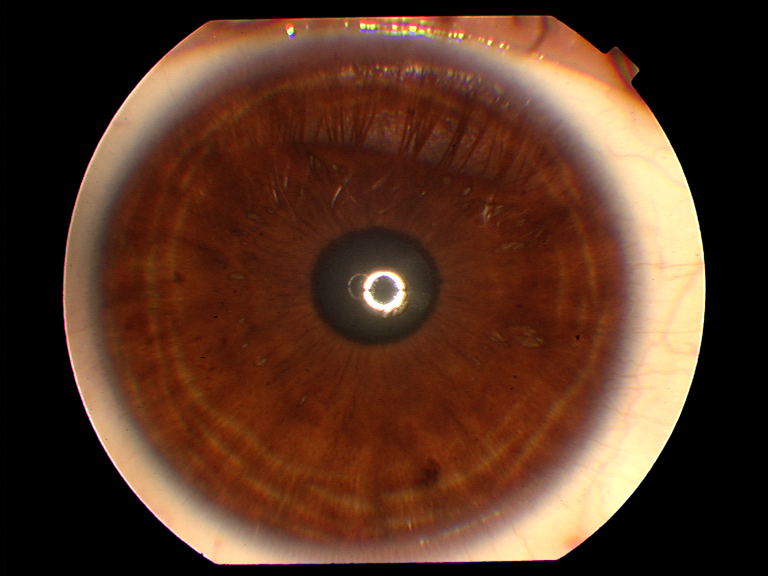
#> input picture media/images/001R_1.png, 768 x 576 px, found by its file name
$ python first.py
#> lines starting #> are read from the running program, lines starting #| are printed output that depends on the picture
import os
import cv2 as cv
import matplotlib.pyplot as plt
#print(type(cv))
#load image
image = cv.imread("001R_1.png")
#> image is the input picture: shape (576, 768, 3); mean B, G, R 35.8, 53.3, 86.7
#convert to grayscale image
gray_scale = cv.cvtColor(image, cv.COLOR_BGR2GRAY)
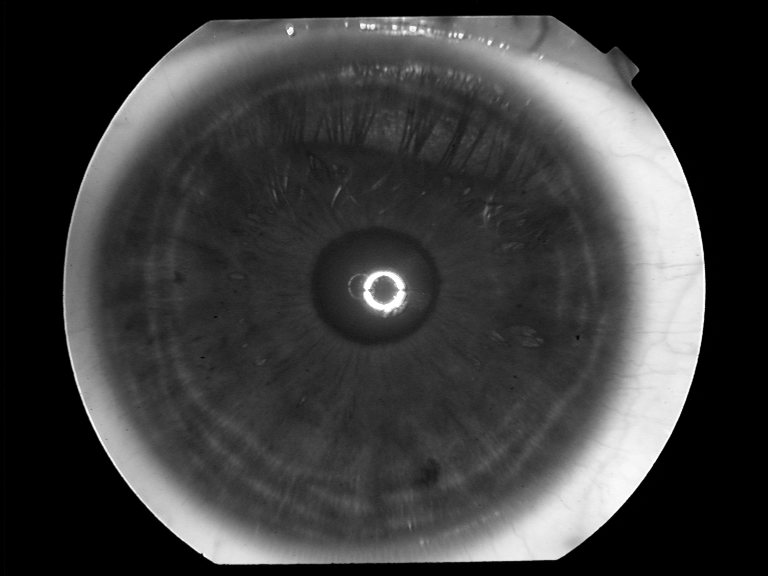
#> gray_scale: shape (576, 768); min 0, max 255, mean 61.3
#initialize SIFT object
sift = cv.SIFT_create()
#detect keypoints
keypoints, _descriptors = sift.detectAndCompute(gray_scale, None)
#> keypoints = 240 keypoints; strongest (x, y, size): (290, 30, 4.6), (404, 18, 2.8), (383, 290, 12.3), (205, 555, 2.2)
#draw keypoints
sift_image = cv.drawKeypoints(gray_scale, keypoints, None)
# print(keypoints)
###
# Extract keypoint properties
keypoint_sizes = [kp.size for kp in keypoints]
#> keypoint_sizes = 240 values, max 75.34 at index 212, min 1.8 at index 81, mean 4.21
keypoint_angles = [kp.angle for kp in keypoints]
#> keypoint_angles = 240 values, max 359.9 at index 0, min 0.0441 at index 122, mean 172

# Create histograms
plt.figure(figsize=(12, 6))

# Histogram for keypoint sizes
plt.subplot(1, 2, 1)  # 1 row, 2 columns, 1st subplot
plt.hist(keypoint_sizes, bins=20, color='blue', alpha=0.7)
plt.title("Histogram of Keypoint Sizes")
plt.xlabel("Size")
plt.ylabel("Frequency")

# Histogram for keypoint angles
plt.subplot(1, 2, 2)  # 1 row, 2 columns, 2nd subplot
plt.hist(keypoint_angles, bins=20, color='orange', alpha=0.7)
plt.title("Histogram of Keypoint Angles")
plt.xlabel("Angle (degrees)")
plt.ylabel("Frequency")

# Show the plots
plt.tight_layout()  # Adjusts subplot parameters for better spacing
plt.show()
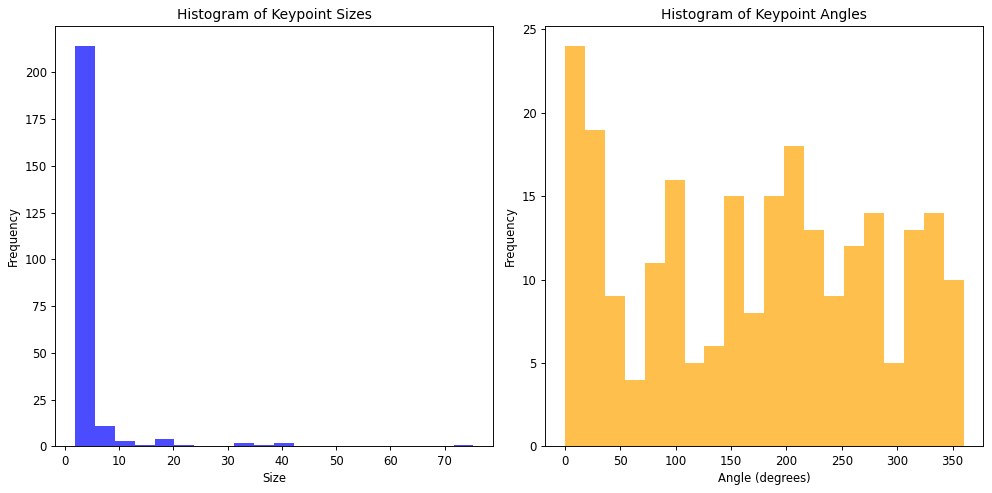
#> figure drawn by matplotlib, 2 panels; panel 1: tallest bar 214 high, from x = 1.8 to 5.48; panel 2: tallest bar 24 high, from x = 0.0441 to 18.04
###
# #show image
# cv.imshow("Features Imagage", sift_image)
# #hold the window
# cv.waitKey(0)

$ run again, with media/images/002R_3.png copied over media/images/001R_1.png
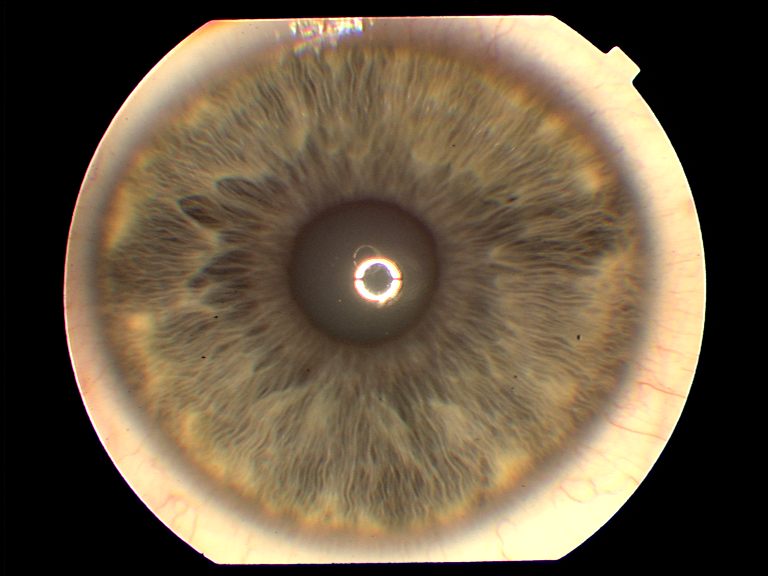
#> input picture media/images/002R_3.png, 768 x 576 px, found by its file name
#> image is the input picture: shape (576, 768, 3); mean B, G, R 67.3, 88.7, 104.3
#> keypoints = 272 keypoints; strongest (x, y, size): (616, 49, 5.2), (605, 79, 46), (635, 70, 7.2), (634, 70, 8.1)
#> `sift_image = cv.drawKeypoints(gray_scale, keypoints, None)`:
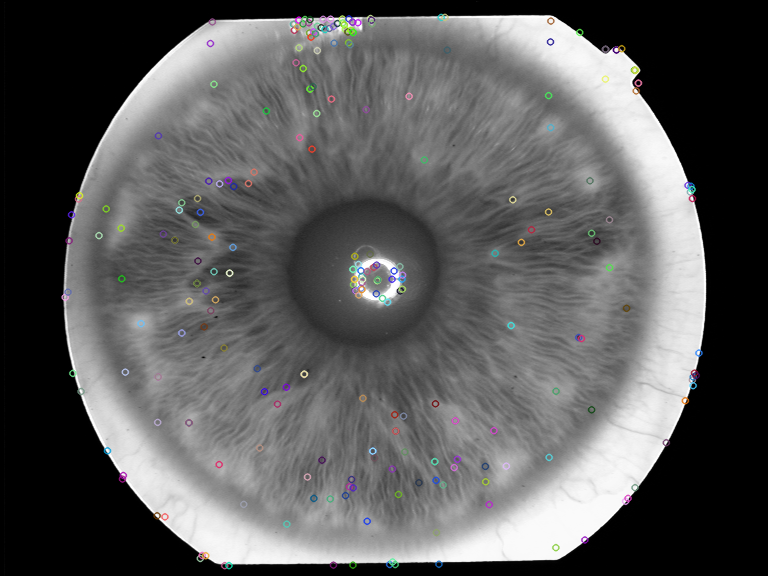
#> sift_image: shape (576, 768, 3); mean of channels 0, 1, 2 91, 90.9, 90.9; drawn as B, G, R
#> keypoint_sizes = 272 values, max 46.04 at index 240, min 1.8 at index 250, mean 8.81
#> keypoint_angles = 272 values, max 359.7 at index 0, min 1.34 at index 170, mean 180.8
#> `plt.show()`:
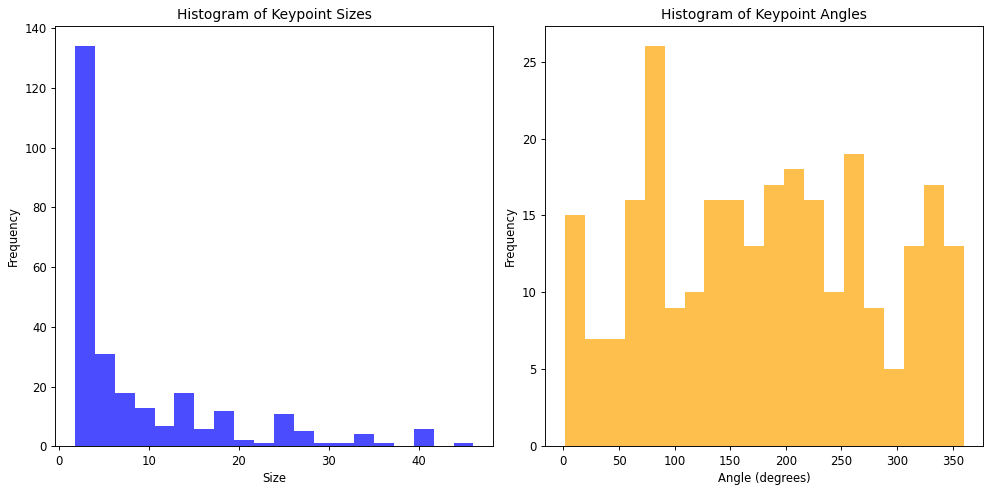
#> figure drawn by matplotlib, 2 panels; panel 1: tallest bar 134 high, from x = 1.8 to 4.01; panel 2: tallest bar 26 high, from x = 73.02 to 90.94

$ run again, with media/images/003R_3.png copied over media/images/001R_1.png
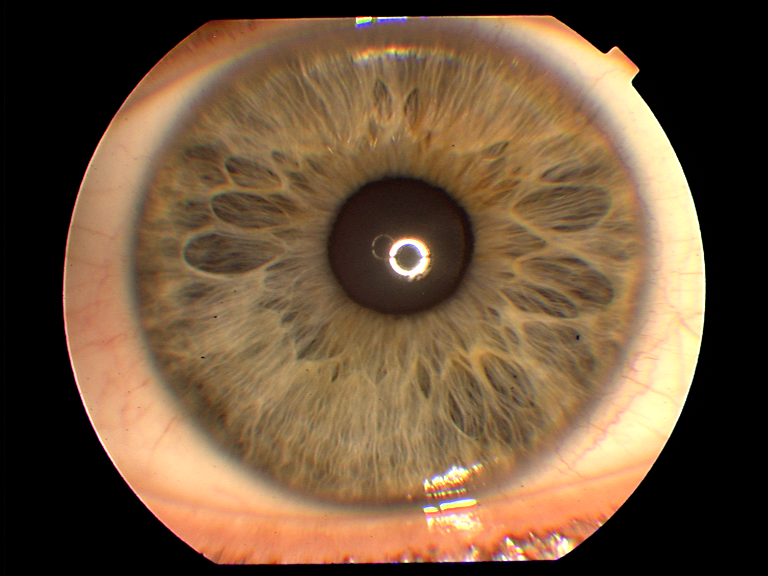
#> input picture media/images/003R_3.png, 768 x 576 px, found by its file name
#> image is the input picture: shape (576, 768, 3); mean B, G, R 59.5, 84.8, 110.5
#> keypoints = 546 keypoints; strongest (x, y, size): (359, 20, 5.2), (564, 547, 11.3), (521, 558, 4.2), (368, 19, 4.3)
#> `sift_image = cv.drawKeypoints(gray_scale, keypoints, None)`:
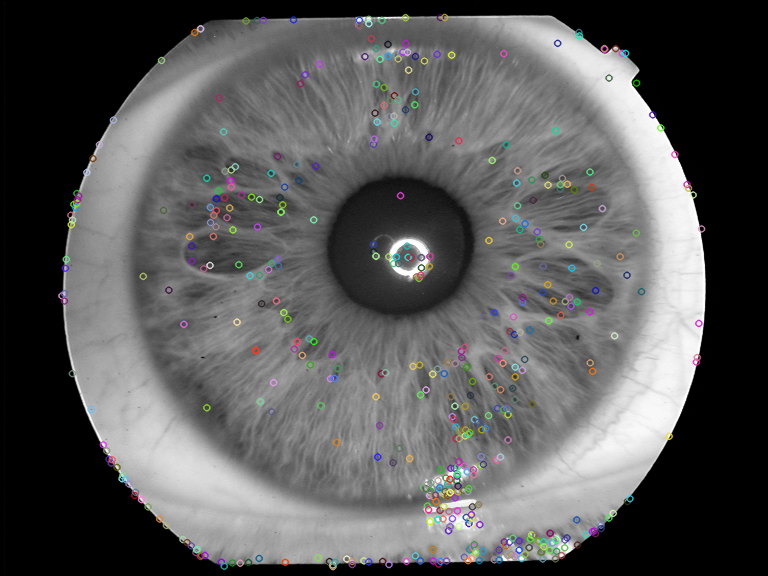
#> sift_image: shape (576, 768, 3); mean of channels 0, 1, 2 89.9, 89.9, 89.9; drawn as B, G, R
#> keypoint_sizes = 546 values, max 74.81 at index 63, min 1.8 at index 185, mean 6.12
#> keypoint_angles = 546 values, max 359.7 at index 201, min 0.0737 at index 376, mean 197
#> `plt.show()`:
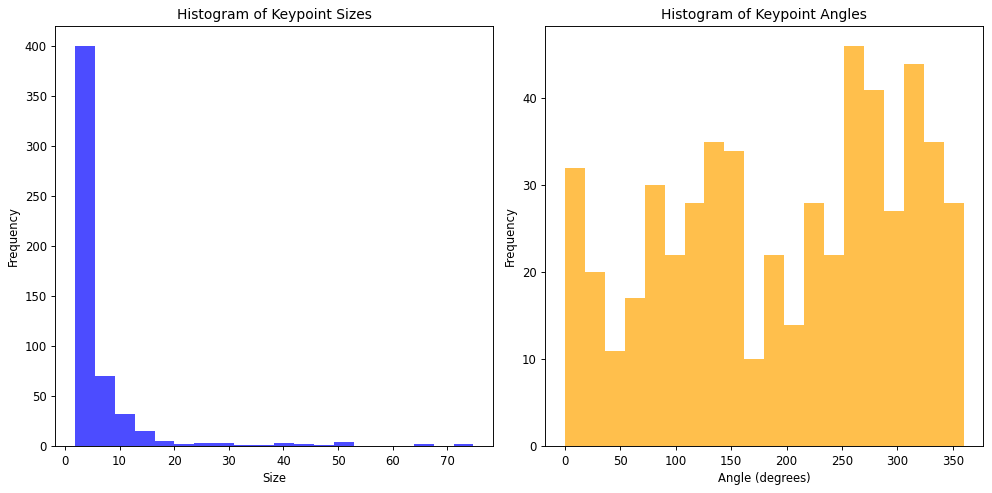
#> figure drawn by matplotlib, 2 panels; panel 1: tallest bar 400 high, from x = 1.8 to 5.45; panel 2: tallest bar 46 high, from x = 251.8 to 269.8

$ run again, with media/images/011R_1.png copied over media/images/001R_1.png
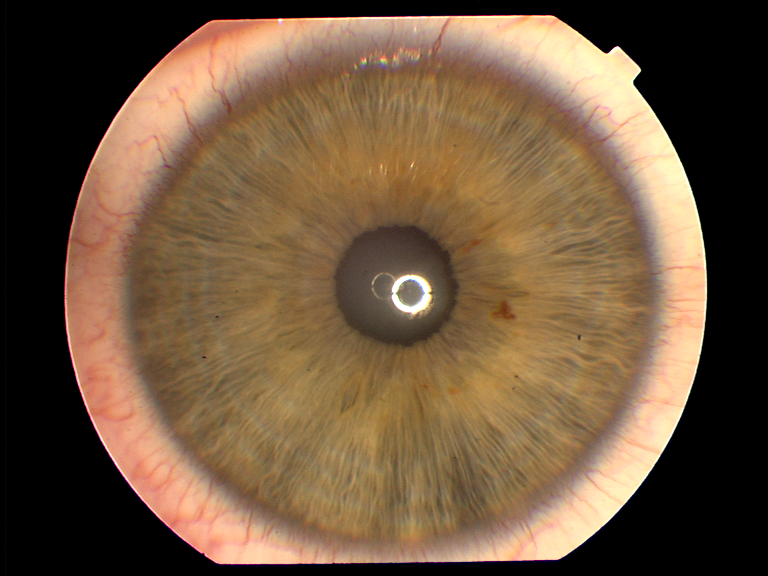
#> input picture media/images/011R_1.png, 768 x 576 px, found by its file name
#> image is the input picture: shape (576, 768, 3); mean B, G, R 62.4, 86.7, 111.2
#> `gray_scale = cv.cvtColor(image, cv.COLOR_BGR2GRAY)`:
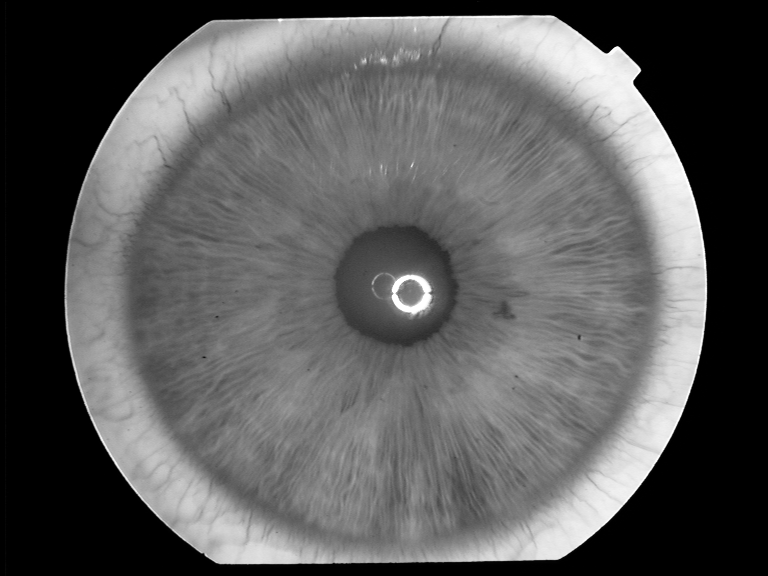
#> gray_scale: shape (576, 768); min 0, max 255, mean 91.3
#> keypoints = 188 keypoints; strongest (x, y, size): (617, 49, 5), (603, 80, 50.9), (638, 70, 4.7), (606, 49, 6.3)
#> keypoint_sizes = 188 values, max 134.1 at index 91, min 1.8 at index 70, mean 7.68
#> keypoint_angles = 188 values, max 356.6 at index 108, min 2.6 at index 101, mean 191.2
#> `plt.show()`:
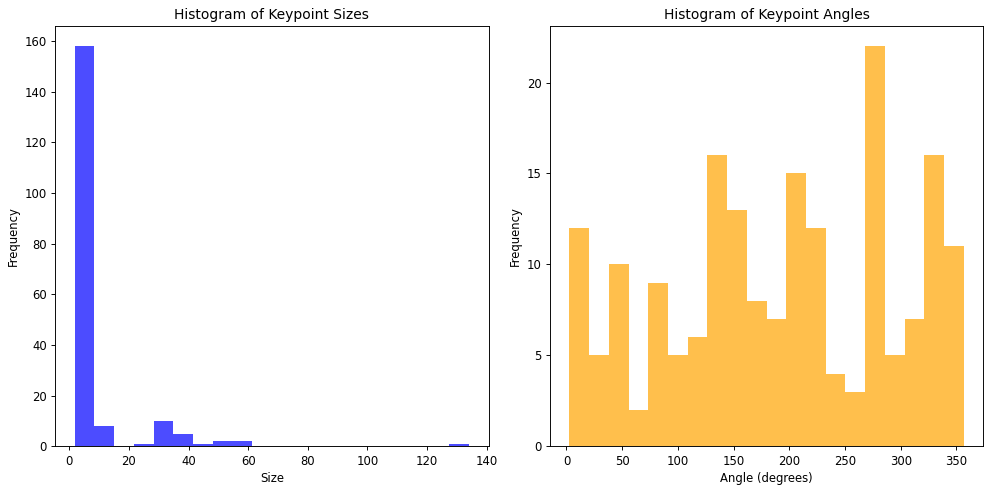
#> figure drawn by matplotlib, 2 panels; panel 1: tallest bar 158 high, from x = 1.8 to 8.42; panel 2: tallest bar 22 high, from x = 268.1 to 285.8
